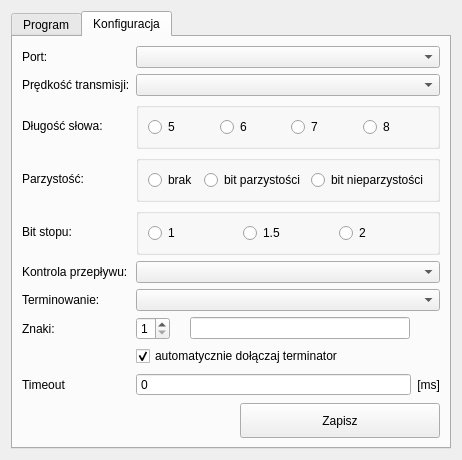
<?xml version="1.0" encoding="UTF-8"?>
<ui version="4.0">
 <class>Dialog</class>
 <widget class="QDialog" name="Dialog">
  <property name="geometry">
   <rect>
    <x>0</x>
    <y>0</y>
    <width>436</width>
    <height>454</height>
   </rect>
  </property>
  <property name="contextMenuPolicy">
   <enum>Qt::NoContextMenu</enum>
  </property>
  <property name="windowTitle">
   <string>IwSK RS-232</string>
  </property>
  <layout class="QGridLayout" name="gridLayout_2">
   <item row="0" column="1">
    <widget class="QTabWidget" name="tabWidget">
     <property name="currentIndex">
      <number>1</number>
     </property>
     <widget class="QWidget" name="tab">
      <attribute name="title">
       <string>Program</string>
      </attribute>
      <layout class="QGridLayout" name="gridLayout_4">
       <item row="0" column="0">
        <widget class="QLabel" name="label_8">
         <property name="text">
          <string>Dane odebrane: </string>
         </property>
         <property name="buddy">
          <cstring>o_recived_plainTextEdit</cstring>
         </property>
        </widget>
       </item>
       <item row="1" column="0" colspan="3">
        <widget class="QPlainTextEdit" name="o_recived_plainTextEdit">
         <property name="enabled">
          <bool>true</bool>
         </property>
         <property name="plainText">
          <string/>
         </property>
        </widget>
       </item>
       <item row="2" column="0">
        <widget class="QLabel" name="label_9">
         <property name="text">
          <string>Dane wysłane:</string>
         </property>
         <property name="buddy">
          <cstring>o_send_plainTextEdit</cstring>
         </property>
        </widget>
       </item>
       <item row="3" column="0" colspan="3">
        <widget class="QPlainTextEdit" name="o_send_plainTextEdit"/>
       </item>
       <item row="4" column="0">
        <widget class="QPushButton" name="btn_pingFunction">
         <property name="text">
          <string>PING!</string>
         </property>
        </widget>
       </item>
       <item row="4" column="1">
        <widget class="QLabel" name="label_10">
         <property name="text">
          <string>Dane do wysłania:</string>
         </property>
        </widget>
       </item>
       <item row="4" column="2">
        <widget class="QLineEdit" name="lineEdit"/>
       </item>
       <item row="4" column="3">
        <widget class="QPushButton" name="btn_send">
         <property name="text">
          <string>Wyślij</string>
         </property>
        </widget>
       </item>
       <item row="3" column="3">
        <widget class="QPushButton" name="btn_clear_send">
         <property name="text">
          <string>Wyczyść</string>
         </property>
        </widget>
       </item>
       <item row="1" column="3">
        <widget class="QPushButton" name="btn_clear_recived">
         <property name="text">
          <string>Wyczyść</string>
         </property>
        </widget>
       </item>
       <item row="5" column="0" colspan="4">
        <layout class="QHBoxLayout" name="horizontalLayout_4">
         <item>
          <widget class="QPushButton" name="btn_open">
           <property name="text">
            <string>Otwórz port</string>
           </property>
          </widget>
         </item>
         <item>
          <widget class="QPushButton" name="btn_close">
           <property name="text">
            <string>Zamknij port</string>
           </property>
          </widget>
         </item>
        </layout>
       </item>
      </layout>
     </widget>
     <widget class="QWidget" name="tab_2">
      <attribute name="title">
       <string>Konfiguracja</string>
      </attribute>
      <layout class="QGridLayout" name="gridLayout_3">
       <item row="0" column="0">
        <widget class="QLabel" name="label">
         <property name="text">
          <string>Port:</string>
         </property>
         <property name="buddy">
          <cstring>i_portName_comboBox</cstring>
         </property>
        </widget>
       </item>
       <item row="0" column="1">
        <widget class="QComboBox" name="i_portName_comboBox"/>
       </item>
       <item row="1" column="0">
        <widget class="QLabel" name="label_2">
         <property name="text">
          <string>Prędkość transmisji:</string>
         </property>
         <property name="buddy">
          <cstring>i_baudRate_comboBox</cstring>
         </property>
        </widget>
       </item>
       <item row="1" column="1">
        <widget class="QComboBox" name="i_baudRate_comboBox"/>
       </item>
       <item row="2" column="0">
        <widget class="QLabel" name="label_3">
         <property name="text">
          <string>Długość słowa:</string>
         </property>
         <property name="buddy">
          <cstring>i_word_5bits_radio</cstring>
         </property>
        </widget>
       </item>
       <item row="2" column="1">
        <widget class="QGroupBox" name="groupBox_2">
         <property name="title">
          <string/>
         </property>
         <property name="flat">
          <bool>false</bool>
         </property>
         <property name="checkable">
          <bool>false</bool>
         </property>
         <layout class="QVBoxLayout" name="verticalLayout_2">
          <item>
           <layout class="QHBoxLayout" name="horizontalLayout">
            <item>
             <widget class="QRadioButton" name="i_word_5bits_radio">
              <property name="text">
               <string>5</string>
              </property>
             </widget>
            </item>
            <item>
             <widget class="QRadioButton" name="i_word_6bits_radio">
              <property name="text">
               <string>6</string>
              </property>
             </widget>
            </item>
            <item>
             <widget class="QRadioButton" name="i_word_7bits_radio">
              <property name="text">
               <string>7</string>
              </property>
             </widget>
            </item>
            <item>
             <widget class="QRadioButton" name="i_word_8bits_radio">
              <property name="text">
               <string>8</string>
              </property>
             </widget>
            </item>
           </layout>
          </item>
         </layout>
        </widget>
       </item>
       <item row="3" column="0">
        <widget class="QLabel" name="label_4">
         <property name="text">
          <string>Parzystość:</string>
         </property>
         <property name="buddy">
          <cstring>i_parityNone_radio</cstring>
         </property>
        </widget>
       </item>
       <item row="3" column="1">
        <widget class="QGroupBox" name="groupBox_3">
         <property name="title">
          <string/>
         </property>
         <layout class="QVBoxLayout" name="verticalLayout_3">
          <item>
           <layout class="QHBoxLayout" name="horizontalLayout_2">
            <item>
             <widget class="QRadioButton" name="i_parityNone_radio">
              <property name="text">
               <string>brak</string>
              </property>
             </widget>
            </item>
            <item>
             <widget class="QRadioButton" name="i_parityEven_radio">
              <property name="text">
               <string>bit parzystości</string>
              </property>
             </widget>
            </item>
            <item>
             <widget class="QRadioButton" name="i_parityOdd_radio">
              <property name="text">
               <string>bit nieparzystości</string>
              </property>
             </widget>
            </item>
           </layout>
          </item>
         </layout>
        </widget>
       </item>
       <item row="4" column="0">
        <widget class="QLabel" name="label_5">
         <property name="text">
          <string>Bit stopu:</string>
         </property>
         <property name="buddy">
          <cstring>i_stopBit1_radio</cstring>
         </property>
        </widget>
       </item>
       <item row="4" column="1">
        <widget class="QGroupBox" name="groupBox_4">
         <property name="title">
          <string/>
         </property>
         <layout class="QHBoxLayout" name="horizontalLayout_5">
          <item>
           <layout class="QHBoxLayout" name="horizontalLayout_3">
            <item>
             <widget class="QRadioButton" name="i_stopBit1_radio">
              <property name="text">
               <string>1</string>
              </property>
             </widget>
            </item>
            <item>
             <widget class="QRadioButton" name="i_stopBit15_radio">
              <property name="text">
               <string>1.5</string>
              </property>
             </widget>
            </item>
            <item>
             <widget class="QRadioButton" name="i_stopBit2_radio">
              <property name="text">
               <string>2</string>
              </property>
             </widget>
            </item>
           </layout>
          </item>
         </layout>
        </widget>
       </item>
       <item row="5" column="0">
        <widget class="QLabel" name="label_6">
         <property name="text">
          <string>Kontrola przepływu:</string>
         </property>
         <property name="buddy">
          <cstring>i_protocol_comboBox</cstring>
         </property>
        </widget>
       </item>
       <item row="5" column="1">
        <widget class="QComboBox" name="i_protocol_comboBox"/>
       </item>
       <item row="6" column="1">
        <widget class="QComboBox" name="i_terminator_comboBox"/>
       </item>
       <item row="6" column="0">
        <widget class="QLabel" name="label_7">
         <property name="text">
          <string>Terminowanie:</string>
         </property>
         <property name="buddy">
          <cstring>i_terminator_comboBox</cstring>
         </property>
        </widget>
       </item>
       <item row="10" column="0">
        <widget class="QLabel" name="label_11">
         <property name="text">
          <string>Timeout</string>
         </property>
         <property name="buddy">
          <cstring>i_timeout_spinBox</cstring>
         </property>
        </widget>
       </item>
       <item row="10" column="1">
        <layout class="QHBoxLayout" name="horizontalLayout_6">
         <item>
          <widget class="QSpinBox" name="i_timeout_spinBox">
           <property name="wrapping">
            <bool>false</bool>
           </property>
           <property name="frame">
            <bool>true</bool>
           </property>
           <property name="readOnly">
            <bool>false</bool>
           </property>
           <property name="buttonSymbols">
            <enum>QAbstractSpinBox::NoButtons</enum>
           </property>
           <property name="maximum">
            <number>999999</number>
           </property>
           <property name="singleStep">
            <number>1</number>
           </property>
          </widget>
         </item>
         <item>
          <widget class="QLabel" name="label_12">
           <property name="sizePolicy">
            <sizepolicy hsizetype="Fixed" vsizetype="Preferred">
             <horstretch>0</horstretch>
             <verstretch>0</verstretch>
            </sizepolicy>
           </property>
           <property name="text">
            <string>[ms]</string>
           </property>
           <property name="alignment">
            <set>Qt::AlignRight|Qt::AlignTrailing|Qt::AlignVCenter</set>
           </property>
          </widget>
         </item>
        </layout>
       </item>
       <item row="8" column="1">
        <layout class="QHBoxLayout" name="horizontalLayout_7">
         <property name="spacing">
          <number>20</number>
         </property>
         <property name="sizeConstraint">
          <enum>QLayout::SetNoConstraint</enum>
         </property>
         <property name="rightMargin">
          <number>30</number>
         </property>
         <item>
          <widget class="QSpinBox" name="i_howMuchChars_spinBox">
           <property name="sizePolicy">
            <sizepolicy hsizetype="Minimum" vsizetype="Fixed">
             <horstretch>0</horstretch>
             <verstretch>0</verstretch>
            </sizepolicy>
           </property>
           <property name="minimum">
            <number>1</number>
           </property>
           <property name="maximum">
            <number>2</number>
           </property>
          </widget>
         </item>
         <item>
          <widget class="QLineEdit" name="i_itsTerminator_lineEdit">
           <property name="sizePolicy">
            <sizepolicy hsizetype="Expanding" vsizetype="Fixed">
             <horstretch>0</horstretch>
             <verstretch>0</verstretch>
            </sizepolicy>
           </property>
           <property name="text">
            <string/>
           </property>
           <property name="maxLength">
            <number>1</number>
           </property>
          </widget>
         </item>
        </layout>
       </item>
       <item row="8" column="0">
        <widget class="QLabel" name="customTermator">
         <property name="text">
          <string>Znaki: </string>
         </property>
        </widget>
       </item>
       <item row="9" column="1">
        <widget class="QCheckBox" name="i_automaticTerminator_checkBox">
         <property name="text">
          <string>automatycznie dołączaj terminator</string>
         </property>
         <property name="checked">
          <bool>true</bool>
         </property>
        </widget>
       </item>
       <item row="11" column="1">
        <layout class="QHBoxLayout" name="horizontalLayout_8">
         <item>
          <spacer name="horizontalSpacer">
           <property name="orientation">
            <enum>Qt::Horizontal</enum>
           </property>
           <property name="sizeType">
            <enum>QSizePolicy::MinimumExpanding</enum>
           </property>
           <property name="sizeHint" stdset="0">
            <size>
             <width>40</width>
             <height>20</height>
            </size>
           </property>
          </spacer>
         </item>
         <item>
          <widget class="QPushButton" name="btn_save">
           <property name="sizePolicy">
            <sizepolicy hsizetype="Fixed" vsizetype="Maximum">
             <horstretch>0</horstretch>
             <verstretch>0</verstretch>
            </sizepolicy>
           </property>
           <property name="minimumSize">
            <size>
             <width>200</width>
             <height>35</height>
            </size>
           </property>
           <property name="text">
            <string>Zapisz</string>
           </property>
          </widget>
         </item>
        </layout>
       </item>
      </layout>
     </widget>
    </widget>
   </item>
  </layout>
 </widget>
 <tabstops>
  <tabstop>i_portName_comboBox</tabstop>
  <tabstop>o_recived_plainTextEdit</tabstop>
  <tabstop>o_send_plainTextEdit</tabstop>
  <tabstop>btn_pingFunction</tabstop>
  <tabstop>lineEdit</tabstop>
  <tabstop>btn_send</tabstop>
  <tabstop>btn_clear_send</tabstop>
  <tabstop>btn_clear_recived</tabstop>
  <tabstop>btn_open</tabstop>
  <tabstop>btn_close</tabstop>
  <tabstop>tabWidget</tabstop>
  <tabstop>i_baudRate_comboBox</tabstop>
  <tabstop>i_word_5bits_radio</tabstop>
  <tabstop>i_word_6bits_radio</tabstop>
  <tabstop>i_word_7bits_radio</tabstop>
  <tabstop>i_word_8bits_radio</tabstop>
  <tabstop>i_parityNone_radio</tabstop>
  <tabstop>i_parityEven_radio</tabstop>
  <tabstop>i_parityOdd_radio</tabstop>
  <tabstop>i_stopBit1_radio</tabstop>
  <tabstop>i_stopBit15_radio</tabstop>
  <tabstop>i_stopBit2_radio</tabstop>
  <tabstop>i_protocol_comboBox</tabstop>
  <tabstop>i_terminator_comboBox</tabstop>
  <tabstop>i_timeout_spinBox</tabstop>
  <tabstop>i_howMuchChars_spinBox</tabstop>
  <tabstop>i_itsTerminator_lineEdit</tabstop>
  <tabstop>i_automaticTerminator_checkBox</tabstop>
  <tabstop>btn_save</tabstop>
 </tabstops>
 <resources/>
 <connections/>
</ui>
